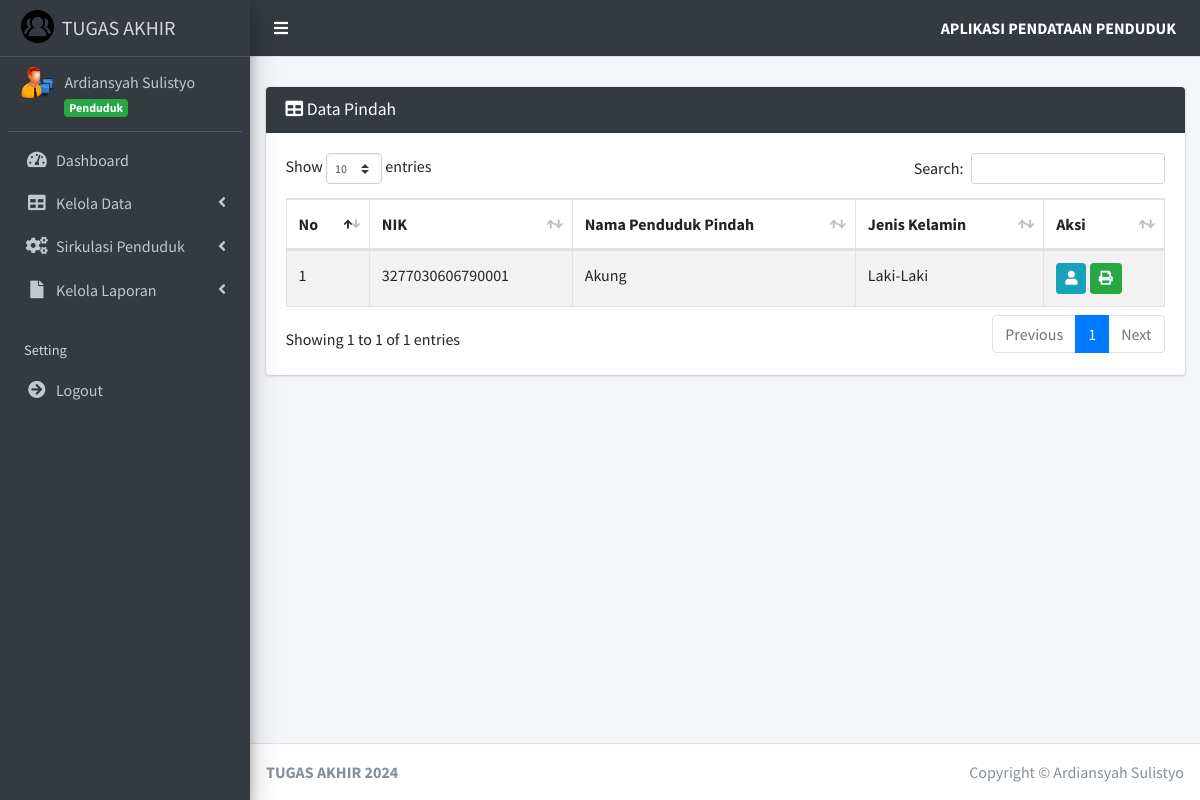
The app's page /?page=pindah (signed in), older data.
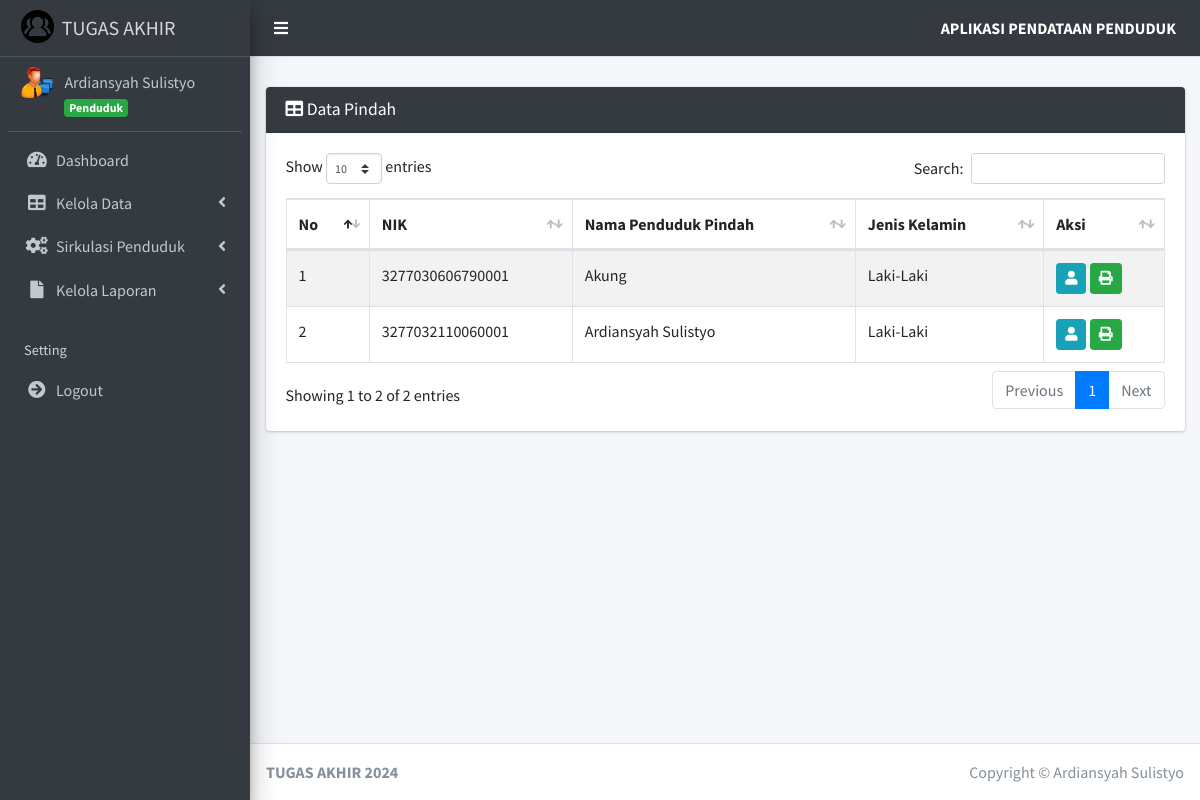
The same page, newer data.
### tables this page shows
CREATE TABLE `penduduk` (
  `id_penduduk` int(11) NOT NULL,
  `id_user` int(11) NOT NULL,
  `nik_penduduk` varchar(16) NOT NULL,
  `nama_penduduk` varchar(45) NOT NULL,
  `tempat_lahir_penduduk` varchar(30) NOT NULL,
  `tanggal_lahir_penduduk` date NOT NULL,
  `jenis_kelamin_penduduk` enum('Laki-Laki','Perempuan') NOT NULL,
  `alamat_penduduk` text NOT NULL,
  `desa_kelurahan_penduduk` varchar(30) NOT NULL,
  `kecamatan_penduduk` varchar(30) NOT NULL,
  `kabupaten_kota_penduduk` varchar(30) NOT NULL,
  `provinsi_penduduk` varchar(30) NOT NULL,
  `negara_penduduk` varchar(30) NOT NULL,
  `rt_penduduk` varchar(3) NOT NULL,
  `rw_penduduk` varchar(3) NOT NULL,
  `agama_penduduk` enum('Islam','Kristen','Katolik','Hindu','Buddha','Konghucu') NOT NULL,
  `pendidikan_terakhir_penduduk` varchar(20) NOT NULL,
  `pekerjaan_penduduk` varchar(20) NOT NULL,
  `status_perkawinan_penduduk` enum('Kawin','Tidak Kawin','Belum Kawin','Cerai') NOT NULL,
  `status` enum('Ada','Meninggal') NOT NULL,
  `status_keluarga` enum('Sudah Berkeluarga','Belum Berkeluarga','','') NOT NULL
);

### pages/pindah/index.php (the view, shortened to what this page needs)
<div class="card card-dark">
    <div class="card-header">
        <h3 class="card-title">
            <i class="fa fa-table"></i> Data Pindah
        </h3>
    </div>
    <div class="card-body">
        <div class="table-responsive">
            <table id="example1" class="table table-bordered table-striped">
                <thead>
                    <tr>
                        <th>No</th>
                        <th>NIK</th>
                        <th>Nama Penduduk Pindah</th>
                        <th>Jenis Kelamin</th>
                        <th>Aksi</th>
                    </tr>
                </thead>
                <tbody>
                    <?php
                    $no = 1;
                    $sql = $koneksi->query("SELECT * FROM `penduduk` JOIN `surat_pindah` ON `penduduk`.id_penduduk = `surat_pindah`.id_penduduk JOIN anggota_keluarga ON penduduk.id_penduduk=anggota_keluarga.id_penduduk");
                    foreach ($sql as $data_pindah) :
                    ?>
                        <tr>
                            <td><?= $no++ ?></td>
                            <td><?= $data_pindah['nik_penduduk'] ?></td>
                            <td><?= $data_pindah['nama_penduduk'] ?></td>
                            <td><?= $data_pindah['jenis_kelamin_penduduk'] ?></td>
                            <td>
                                <a href="?page=detail_pindah&id_penduduk=<?= $data_pindah['id_penduduk']; ?>" title="Detail" class="btn btn-info btn-sm">
                                    <i class="fa fa-user"></i>
                                </a>
                                <a href="surat/cetak_pindah.php?id_penduduk=<?= $data_pindah['id_penduduk']; ?>&id_kk=<?= $data_pindah['id_kk'] ?>" target="_blank" title="Cetak" class="btn btn-success btn-sm">
                                    <i class="fa fa-print"></i>
                            </td>
                        <?php endforeach; ?>
                </tbody>
            </table>
        </div>
    </div>
</div>

Row changes from the older to the newer data that the page shows:
now on this page (row edited): penduduk: nik_penduduk "3277032110060001", nama_penduduk "Ardiansyah Sulistyo", jenis_kelamin_penduduk "Laki-Laki"
Text that changed along with them:
text written by a page script: "Show entries Search: Showing 1 to 1 of 1 entries Previous 1 Next" → "Show entries Search: Showing 1 to 2 of 2 entries Previous 1 Next"
